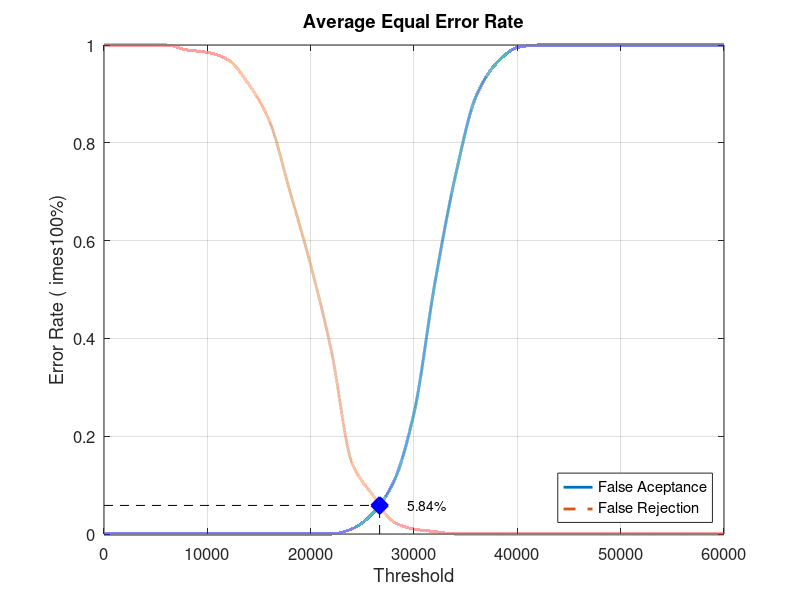
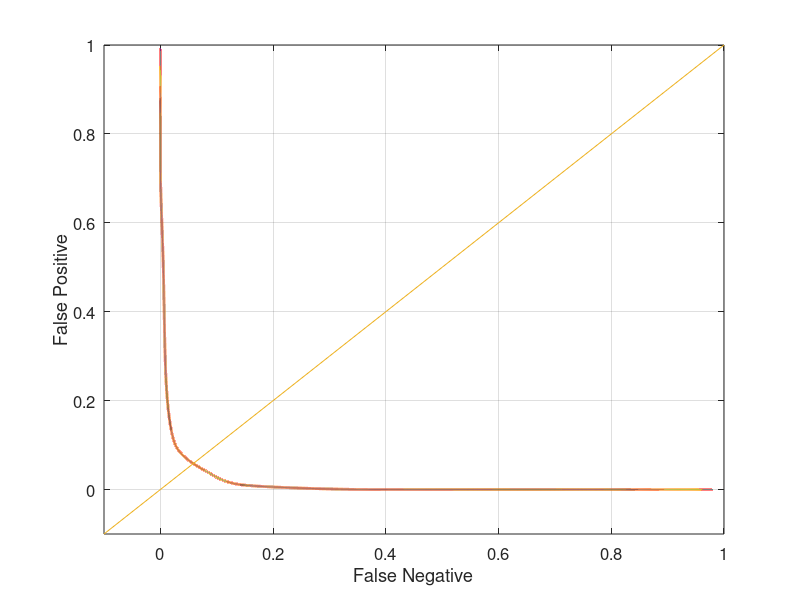

Write MATLAB code to recreate these figures, in order.
close all;
clear;
clc;
x = 0:2000:60000;
xq = 0:0.5:60000;

y0 = [0 0 0 0 0 0 0 0 0 0 0 0 0.0105263 0.0421053 0.105263 0.247368 0.510526 0.731579 0.894737 0.963158 0.994737 1 1 1 1 1 1 1 1 1 1]
yy0 = interp1(x, y0, xq, 'pchip');
y1 = [1 1 1 1 0.99 0.985 0.97 0.92 0.845 0.7 0.55 0.375 0.145 0.08 0.025 0.01 0.005 0 0 0 0 0 0 0 0 0 0 0 0 0 0]
yy1 = interp1(x, y1, xq, 'pchip');

% Calculating EER: 
y2 = abs(y0 - y1);
find(y2 == min(y2))
yy2 = abs(yy0 - yy1);
xEER = find(yy2 == min(yy2));
xEERIndex = xq(xEER) % X-axis EER
yEER = yy0(xEER) % Y-axis EER

main = figure
plot(xq, yy0,'-','LineWidth', 2);	hold on
plot(xq, yy1,'--','LineWidth', 2);	hold on
plot([xEERIndex xEERIndex], [0 yEER], 'k--');	hold on
plot([0 xEERIndex], [yEER yEER], 'k--');	hold on
plot(xEERIndex, yEER, 'bx', 'LineWidth', 10);	hold on
text(xEERIndex + 10 * xEERIndex / 100, yEER, [num2str(round((10000 * yEER)) / 100) '%'])
legend('False Aceptance', 'False Rejection', 'Location', 'SouthEast')
xlabel('Threshold')
ylabel('Error Rate (	imes100%)')
title('Average Equal Error Rate')
set(gca, 'FontSize', 12)
axis([0 60000 0 1])
grid on

print(main, 'Database2_3Main', '-dpng');
FNRxFPR = figure('Color', [1 1 1]);
plot(yy1, yy0, '-', yy1, yy0, 'LineWidth', 2);
hold on
y = -0.1:0.1:1
plot(y, y); 
set(gca, 'FontSize', 12)
xlabel('False Negative')
ylabel('False Positive')
axis([-0.1 1 -0.1 1])
set(gca, 'FontSize', 12)
grid on

print(FNRxFPR, 'Database2_3FNRxFPR','-dpng');
